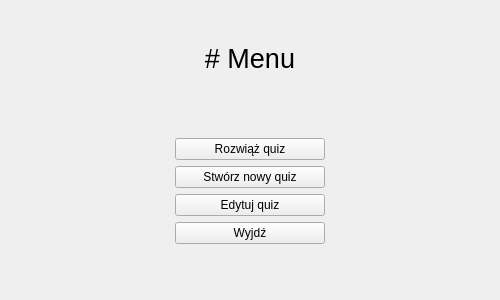
<?xml version="1.0" encoding="UTF-8"?>
<ui version="4.0">
 <class>MainWindow</class>
 <widget class="QMainWindow" name="MainWindow">
  <property name="geometry">
   <rect>
    <x>0</x>
    <y>0</y>
    <width>500</width>
    <height>300</height>
   </rect>
  </property>
  <property name="sizePolicy">
   <sizepolicy hsizetype="Preferred" vsizetype="Preferred">
    <horstretch>0</horstretch>
    <verstretch>0</verstretch>
   </sizepolicy>
  </property>
  <property name="windowTitle">
   <string>Quizer</string>
  </property>
  <property name="autoFillBackground">
   <bool>false</bool>
  </property>
  <widget class="QWidget" name="centralwidget">
   <layout class="QVBoxLayout" name="verticalLayout">
    <item>
     <widget class="QLabel" name="label">
      <property name="sizePolicy">
       <sizepolicy hsizetype="Preferred" vsizetype="Minimum">
        <horstretch>0</horstretch>
        <verstretch>0</verstretch>
       </sizepolicy>
      </property>
      <property name="minimumSize">
       <size>
        <width>0</width>
        <height>75</height>
       </size>
      </property>
      <property name="maximumSize">
       <size>
        <width>16777215</width>
        <height>50</height>
       </size>
      </property>
      <property name="font">
       <font>
        <family>Arial</family>
        <pointsize>20</pointsize>
       </font>
      </property>
      <property name="text">
       <string># Menu</string>
      </property>
      <property name="textFormat">
       <enum>Qt::MarkdownText</enum>
      </property>
      <property name="scaledContents">
       <bool>false</bool>
      </property>
      <property name="alignment">
       <set>Qt::AlignCenter</set>
      </property>
     </widget>
    </item>
    <item>
     <spacer name="verticalSpacer_2">
      <property name="orientation">
       <enum>Qt::Vertical</enum>
      </property>
      <property name="sizeHint" stdset="0">
       <size>
        <width>20</width>
        <height>40</height>
       </size>
      </property>
     </spacer>
    </item>
    <item>
     <layout class="QGridLayout" name="gridLayout">
      <item row="4" column="1">
       <widget class="QPushButton" name="quit_btn">
        <property name="minimumSize">
         <size>
          <width>150</width>
          <height>0</height>
         </size>
        </property>
        <property name="maximumSize">
         <size>
          <width>150</width>
          <height>16777215</height>
         </size>
        </property>
        <property name="text">
         <string>Wyjdź</string>
        </property>
       </widget>
      </item>
      <item row="0" column="0">
       <spacer name="horizontalSpacer">
        <property name="orientation">
         <enum>Qt::Horizontal</enum>
        </property>
        <property name="sizeHint" stdset="0">
         <size>
          <width>40</width>
          <height>20</height>
         </size>
        </property>
       </spacer>
      </item>
      <item row="2" column="1" alignment="Qt::AlignHCenter|Qt::AlignVCenter">
       <widget class="QPushButton" name="create_new_quiz_btn">
        <property name="minimumSize">
         <size>
          <width>150</width>
          <height>0</height>
         </size>
        </property>
        <property name="maximumSize">
         <size>
          <width>150</width>
          <height>16777215</height>
         </size>
        </property>
        <property name="text">
         <string>Stwórz nowy quiz</string>
        </property>
       </widget>
      </item>
      <item row="0" column="2">
       <spacer name="horizontalSpacer_2">
        <property name="orientation">
         <enum>Qt::Horizontal</enum>
        </property>
        <property name="sizeHint" stdset="0">
         <size>
          <width>40</width>
          <height>20</height>
         </size>
        </property>
       </spacer>
      </item>
      <item row="0" column="1" alignment="Qt::AlignHCenter|Qt::AlignVCenter">
       <widget class="QPushButton" name="load_quiz_btn">
        <property name="minimumSize">
         <size>
          <width>150</width>
          <height>0</height>
         </size>
        </property>
        <property name="maximumSize">
         <size>
          <width>150</width>
          <height>16777215</height>
         </size>
        </property>
        <property name="text">
         <string>Rozwiąż quiz</string>
        </property>
       </widget>
      </item>
      <item row="3" column="1">
       <widget class="QPushButton" name="edit_quiz_btn">
        <property name="text">
         <string>Edytuj quiz</string>
        </property>
       </widget>
      </item>
     </layout>
    </item>
    <item>
     <spacer name="verticalSpacer">
      <property name="orientation">
       <enum>Qt::Vertical</enum>
      </property>
      <property name="sizeHint" stdset="0">
       <size>
        <width>20</width>
        <height>40</height>
       </size>
      </property>
     </spacer>
    </item>
   </layout>
  </widget>
 </widget>
 <resources/>
 <connections/>
</ui>
